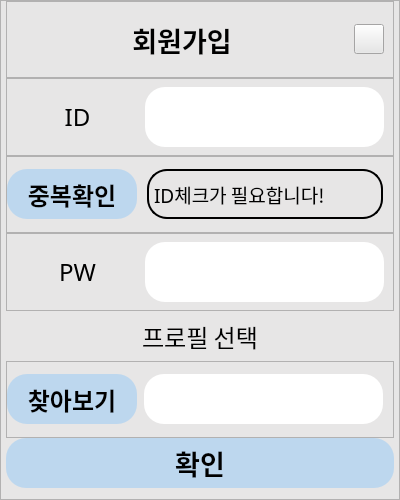
<?xml version="1.0" encoding="UTF-8"?>
<ui version="4.0">
 <class>join</class>
 <widget class="QFrame" name="join">
  <property name="geometry">
   <rect>
    <x>0</x>
    <y>0</y>
    <width>400</width>
    <height>500</height>
   </rect>
  </property>
  <property name="sizePolicy">
   <sizepolicy hsizetype="Fixed" vsizetype="Fixed">
    <horstretch>0</horstretch>
    <verstretch>0</verstretch>
   </sizepolicy>
  </property>
  <property name="minimumSize">
   <size>
    <width>400</width>
    <height>500</height>
   </size>
  </property>
  <property name="maximumSize">
   <size>
    <width>400</width>
    <height>500</height>
   </size>
  </property>
  <property name="windowTitle">
   <string>Frame</string>
  </property>
  <property name="styleSheet">
   <string notr="true">background-color: rgb(231, 230, 230);</string>
  </property>
  <property name="frameShape">
   <enum>QFrame::StyledPanel</enum>
  </property>
  <property name="frameShadow">
   <enum>QFrame::Raised</enum>
  </property>
  <layout class="QVBoxLayout" name="verticalLayout">
   <property name="spacing">
    <number>0</number>
   </property>
   <property name="leftMargin">
    <number>5</number>
   </property>
   <property name="topMargin">
    <number>0</number>
   </property>
   <property name="rightMargin">
    <number>5</number>
   </property>
   <property name="bottomMargin">
    <number>11</number>
   </property>
   <item>
    <widget class="QFrame" name="joinbar">
     <property name="frameShape">
      <enum>QFrame::StyledPanel</enum>
     </property>
     <property name="frameShadow">
      <enum>QFrame::Raised</enum>
     </property>
     <layout class="QHBoxLayout" name="horizontalLayout">
      <property name="topMargin">
       <number>0</number>
      </property>
      <property name="bottomMargin">
       <number>0</number>
      </property>
      <item>
       <spacer name="joinLeftSpacer">
        <property name="orientation">
         <enum>Qt::Horizontal</enum>
        </property>
        <property name="sizeType">
         <enum>QSizePolicy::MinimumExpanding</enum>
        </property>
        <property name="sizeHint" stdset="0">
         <size>
          <width>110</width>
          <height>20</height>
         </size>
        </property>
       </spacer>
      </item>
      <item>
       <widget class="QLabel" name="joinTitle">
        <property name="sizePolicy">
         <sizepolicy hsizetype="Minimum" vsizetype="Preferred">
          <horstretch>0</horstretch>
          <verstretch>0</verstretch>
         </sizepolicy>
        </property>
        <property name="minimumSize">
         <size>
          <width>100</width>
          <height>0</height>
         </size>
        </property>
        <property name="font">
         <font>
          <family>나눔고딕</family>
          <pointsize>20</pointsize>
          <weight>75</weight>
          <bold>true</bold>
         </font>
        </property>
        <property name="toolTip">
         <string>&lt;html&gt;&lt;head/&gt;&lt;body&gt;&lt;p&gt;&lt;br/&gt;&lt;/p&gt;&lt;/body&gt;&lt;/html&gt;</string>
        </property>
        <property name="styleSheet">
         <string notr="true"/>
        </property>
        <property name="text">
         <string>회원가입</string>
        </property>
        <property name="alignment">
         <set>Qt::AlignCenter</set>
        </property>
       </widget>
      </item>
      <item>
       <spacer name="joinRightSpacer">
        <property name="orientation">
         <enum>Qt::Horizontal</enum>
        </property>
        <property name="sizeType">
         <enum>QSizePolicy::MinimumExpanding</enum>
        </property>
        <property name="sizeHint" stdset="0">
         <size>
          <width>70</width>
          <height>0</height>
         </size>
        </property>
       </spacer>
      </item>
      <item>
       <widget class="QPushButton" name="joinClose">
        <property name="sizePolicy">
         <sizepolicy hsizetype="Fixed" vsizetype="Fixed">
          <horstretch>0</horstretch>
          <verstretch>0</verstretch>
         </sizepolicy>
        </property>
        <property name="minimumSize">
         <size>
          <width>30</width>
          <height>30</height>
         </size>
        </property>
        <property name="maximumSize">
         <size>
          <width>30</width>
          <height>30</height>
         </size>
        </property>
        <property name="styleSheet">
         <string notr="true">QPushButton{
border-image: url(:/windowButton/closeDefault.PNG);
}
QPushButton:hover{
border-image: url(:/windowButton/closeHover.png);
}
QPushButton:pressed{
border-image: url(:/windowButton/closePressed.png);
}
</string>
        </property>
        <property name="text">
         <string/>
        </property>
       </widget>
      </item>
     </layout>
    </widget>
   </item>
   <item>
    <widget class="QFrame" name="idFrame">
     <property name="frameShape">
      <enum>QFrame::StyledPanel</enum>
     </property>
     <property name="frameShadow">
      <enum>QFrame::Raised</enum>
     </property>
     <layout class="QHBoxLayout" name="horizontalLayout_2">
      <property name="topMargin">
       <number>0</number>
      </property>
      <property name="bottomMargin">
       <number>0</number>
      </property>
      <item>
       <widget class="QLabel" name="id">
        <property name="sizePolicy">
         <sizepolicy hsizetype="Preferred" vsizetype="Preferred">
          <horstretch>0</horstretch>
          <verstretch>0</verstretch>
         </sizepolicy>
        </property>
        <property name="minimumSize">
         <size>
          <width>70</width>
          <height>0</height>
         </size>
        </property>
        <property name="font">
         <font>
          <family>나눔고딕</family>
          <pointsize>18</pointsize>
          <weight>50</weight>
          <bold>false</bold>
         </font>
        </property>
        <property name="toolTip">
         <string>&lt;html&gt;&lt;head/&gt;&lt;body&gt;&lt;p&gt;&lt;br/&gt;&lt;/p&gt;&lt;/body&gt;&lt;/html&gt;</string>
        </property>
        <property name="styleSheet">
         <string notr="true"/>
        </property>
        <property name="text">
         <string>ID</string>
        </property>
        <property name="alignment">
         <set>Qt::AlignCenter</set>
        </property>
       </widget>
      </item>
      <item>
       <widget class="QLineEdit" name="inputid">
        <property name="sizePolicy">
         <sizepolicy hsizetype="Fixed" vsizetype="Fixed">
          <horstretch>0</horstretch>
          <verstretch>0</verstretch>
         </sizepolicy>
        </property>
        <property name="minimumSize">
         <size>
          <width>239</width>
          <height>60</height>
         </size>
        </property>
        <property name="maximumSize">
         <size>
          <width>239</width>
          <height>16777215</height>
         </size>
        </property>
        <property name="font">
         <font>
          <family>나눔고딕</family>
          <pointsize>18</pointsize>
         </font>
        </property>
        <property name="styleSheet">
         <string notr="true">background-color: rgb(255, 255, 255);
border-radius: 20px;
</string>
        </property>
        <property name="text">
         <string/>
        </property>
       </widget>
      </item>
     </layout>
    </widget>
   </item>
   <item>
    <widget class="QFrame" name="idCheckFrame">
     <property name="frameShape">
      <enum>QFrame::StyledPanel</enum>
     </property>
     <property name="frameShadow">
      <enum>QFrame::Raised</enum>
     </property>
     <layout class="QHBoxLayout" name="horizontalLayout_5">
      <property name="spacing">
       <number>10</number>
      </property>
      <property name="leftMargin">
       <number>0</number>
      </property>
      <property name="topMargin">
       <number>0</number>
      </property>
      <property name="rightMargin">
       <number>10</number>
      </property>
      <property name="bottomMargin">
       <number>0</number>
      </property>
      <item>
       <widget class="QPushButton" name="check">
        <property name="sizePolicy">
         <sizepolicy hsizetype="Fixed" vsizetype="Fixed">
          <horstretch>0</horstretch>
          <verstretch>0</verstretch>
         </sizepolicy>
        </property>
        <property name="minimumSize">
         <size>
          <width>130</width>
          <height>50</height>
         </size>
        </property>
        <property name="font">
         <font>
          <family>나눔고딕</family>
          <pointsize>18</pointsize>
          <weight>75</weight>
          <bold>true</bold>
         </font>
        </property>
        <property name="styleSheet">
         <string notr="true">QPushButton{
background-color: rgb(189, 215, 238);
border-radius: 20px;
}
QPushButton:hover{
background-color: rgb(0, 170, 255);
}
QPushButton:pressed{
background-color: rgb(168, 191, 211);
}</string>
        </property>
        <property name="text">
         <string>중복확인</string>
        </property>
       </widget>
      </item>
      <item>
       <widget class="QLabel" name="checkMessage">
        <property name="sizePolicy">
         <sizepolicy hsizetype="Preferred" vsizetype="Fixed">
          <horstretch>0</horstretch>
          <verstretch>0</verstretch>
         </sizepolicy>
        </property>
        <property name="minimumSize">
         <size>
          <width>0</width>
          <height>50</height>
         </size>
        </property>
        <property name="font">
         <font>
          <family>나눔고딕</family>
          <pointsize>14</pointsize>
          <weight>50</weight>
          <bold>false</bold>
         </font>
        </property>
        <property name="styleSheet">
         <string notr="true">border: 2px solid black;
border-radius:20px;</string>
        </property>
        <property name="text">
         <string>ID체크가 필요합니다!</string>
        </property>
       </widget>
      </item>
     </layout>
    </widget>
   </item>
   <item>
    <widget class="QFrame" name="pwFrame">
     <property name="frameShape">
      <enum>QFrame::StyledPanel</enum>
     </property>
     <property name="frameShadow">
      <enum>QFrame::Raised</enum>
     </property>
     <layout class="QHBoxLayout" name="horizontalLayout_3">
      <property name="topMargin">
       <number>0</number>
      </property>
      <property name="bottomMargin">
       <number>0</number>
      </property>
      <item>
       <widget class="QLabel" name="pw">
        <property name="sizePolicy">
         <sizepolicy hsizetype="Preferred" vsizetype="Preferred">
          <horstretch>0</horstretch>
          <verstretch>0</verstretch>
         </sizepolicy>
        </property>
        <property name="minimumSize">
         <size>
          <width>70</width>
          <height>0</height>
         </size>
        </property>
        <property name="font">
         <font>
          <family>나눔고딕</family>
          <pointsize>18</pointsize>
          <weight>50</weight>
          <bold>false</bold>
         </font>
        </property>
        <property name="toolTip">
         <string>&lt;html&gt;&lt;head/&gt;&lt;body&gt;&lt;p&gt;&lt;br/&gt;&lt;/p&gt;&lt;/body&gt;&lt;/html&gt;</string>
        </property>
        <property name="styleSheet">
         <string notr="true"/>
        </property>
        <property name="text">
         <string>PW</string>
        </property>
        <property name="alignment">
         <set>Qt::AlignCenter</set>
        </property>
       </widget>
      </item>
      <item>
       <widget class="QLineEdit" name="inputpw">
        <property name="sizePolicy">
         <sizepolicy hsizetype="Fixed" vsizetype="Fixed">
          <horstretch>0</horstretch>
          <verstretch>0</verstretch>
         </sizepolicy>
        </property>
        <property name="minimumSize">
         <size>
          <width>239</width>
          <height>60</height>
         </size>
        </property>
        <property name="maximumSize">
         <size>
          <width>239</width>
          <height>16777215</height>
         </size>
        </property>
        <property name="font">
         <font>
          <family>나눔고딕</family>
          <pointsize>18</pointsize>
         </font>
        </property>
        <property name="styleSheet">
         <string notr="true">background-color: rgb(255, 255, 255);
border-radius: 20px;
</string>
        </property>
        <property name="text">
         <string/>
        </property>
       </widget>
      </item>
     </layout>
    </widget>
   </item>
   <item>
    <widget class="QLabel" name="profileTitle">
     <property name="sizePolicy">
      <sizepolicy hsizetype="Minimum" vsizetype="Fixed">
       <horstretch>0</horstretch>
       <verstretch>0</verstretch>
      </sizepolicy>
     </property>
     <property name="minimumSize">
      <size>
       <width>100</width>
       <height>50</height>
      </size>
     </property>
     <property name="font">
      <font>
       <family>나눔고딕</family>
       <pointsize>18</pointsize>
       <weight>50</weight>
       <bold>false</bold>
      </font>
     </property>
     <property name="toolTip">
      <string>&lt;html&gt;&lt;head/&gt;&lt;body&gt;&lt;p&gt;&lt;br/&gt;&lt;/p&gt;&lt;/body&gt;&lt;/html&gt;</string>
     </property>
     <property name="styleSheet">
      <string notr="true"/>
     </property>
     <property name="text">
      <string>프로필 선택</string>
     </property>
     <property name="alignment">
      <set>Qt::AlignCenter</set>
     </property>
    </widget>
   </item>
   <item>
    <widget class="QFrame" name="fileSelectFrame">
     <property name="frameShape">
      <enum>QFrame::StyledPanel</enum>
     </property>
     <property name="frameShadow">
      <enum>QFrame::Raised</enum>
     </property>
     <layout class="QHBoxLayout" name="horizontalLayout_4">
      <property name="spacing">
       <number>7</number>
      </property>
      <property name="leftMargin">
       <number>0</number>
      </property>
      <property name="topMargin">
       <number>0</number>
      </property>
      <property name="rightMargin">
       <number>10</number>
      </property>
      <property name="bottomMargin">
       <number>0</number>
      </property>
      <item>
       <widget class="QPushButton" name="findFile">
        <property name="sizePolicy">
         <sizepolicy hsizetype="Fixed" vsizetype="Fixed">
          <horstretch>0</horstretch>
          <verstretch>0</verstretch>
         </sizepolicy>
        </property>
        <property name="minimumSize">
         <size>
          <width>130</width>
          <height>50</height>
         </size>
        </property>
        <property name="font">
         <font>
          <family>나눔고딕</family>
          <pointsize>18</pointsize>
          <weight>75</weight>
          <bold>true</bold>
         </font>
        </property>
        <property name="styleSheet">
         <string notr="true">QPushButton{
background-color: rgb(189, 215, 238);
border-radius: 20px;
}
QPushButton:hover{
background-color: rgb(0, 170, 255);
}
QPushButton:pressed{
background-color: rgb(168, 191, 211);
}</string>
        </property>
        <property name="text">
         <string>찾아보기</string>
        </property>
       </widget>
      </item>
      <item>
       <widget class="QLabel" name="showDirection">
        <property name="sizePolicy">
         <sizepolicy hsizetype="Preferred" vsizetype="Fixed">
          <horstretch>0</horstretch>
          <verstretch>0</verstretch>
         </sizepolicy>
        </property>
        <property name="minimumSize">
         <size>
          <width>0</width>
          <height>50</height>
         </size>
        </property>
        <property name="font">
         <font>
          <family>나눔고딕</family>
          <pointsize>18</pointsize>
          <weight>50</weight>
          <bold>false</bold>
         </font>
        </property>
        <property name="styleSheet">
         <string notr="true">background-color: rgb(255, 255, 255);
border-radius: 20px;
</string>
        </property>
        <property name="text">
         <string/>
        </property>
       </widget>
      </item>
     </layout>
    </widget>
   </item>
   <item>
    <widget class="QPushButton" name="pushButton">
     <property name="minimumSize">
      <size>
       <width>0</width>
       <height>50</height>
      </size>
     </property>
     <property name="font">
      <font>
       <family>나눔고딕</family>
       <pointsize>20</pointsize>
       <weight>75</weight>
       <bold>true</bold>
      </font>
     </property>
     <property name="styleSheet">
      <string notr="true">QPushButton{
background-color: rgb(189, 215, 238);
border-radius: 20px;
}
QPushButton:hover{
background-color: rgb(0, 170, 255);
}
QPushButton:pressed{
background-color: rgb(168, 191, 211);
}</string>
     </property>
     <property name="text">
      <string>확인</string>
     </property>
    </widget>
   </item>
  </layout>
 </widget>
 <resources>
  <include location="source/roomAddButton.qrc"/>
  <include location="source/slideButton.qrc"/>
  <include location="source/windowButton.qrc"/>
 </resources>
 <connections/>
</ui>
